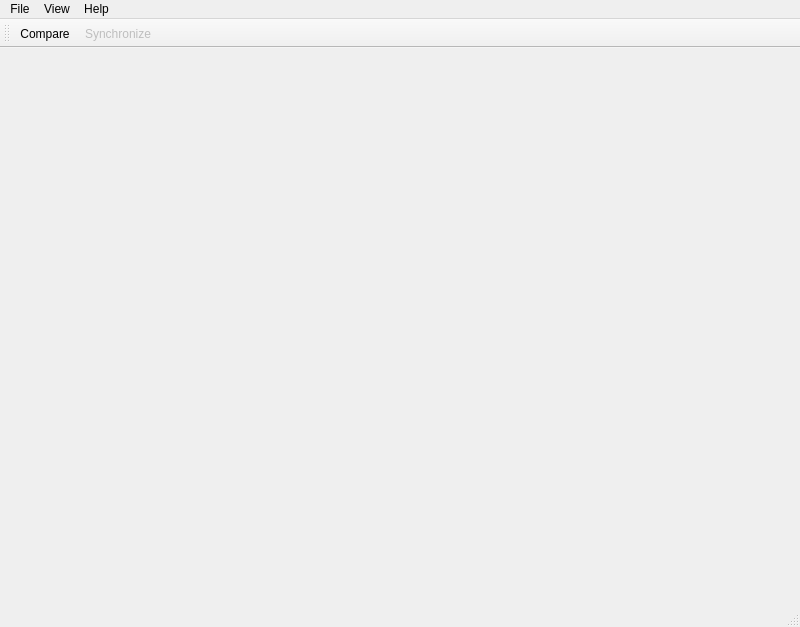
<?xml version="1.0" encoding="UTF-8"?>
<ui version="4.0">
 <class>MainWindow</class>
 <widget class="QMainWindow" name="MainWindow">
  <property name="geometry">
   <rect>
    <x>0</x>
    <y>0</y>
    <width>800</width>
    <height>625</height>
   </rect>
  </property>
  <property name="windowTitle">
   <string>LBSynchronizer</string>
  </property>
  <property name="unifiedTitleAndToolBarOnMac">
   <bool>true</bool>
  </property>
  <widget class="QWidget" name="centralwidget">
   <property name="minimumSize">
    <size>
     <width>800</width>
     <height>557</height>
    </size>
   </property>
  </widget>
  <widget class="QMenuBar" name="menubar">
   <property name="geometry">
    <rect>
     <x>0</x>
     <y>0</y>
     <width>800</width>
     <height>22</height>
    </rect>
   </property>
   <widget class="QMenu" name="menuFile">
    <property name="title">
     <string>File</string>
    </property>
    <addaction name="actionCompare"/>
    <addaction name="actionSynchronize"/>
   </widget>
   <widget class="QMenu" name="menuHelp">
    <property name="title">
     <string>Help</string>
    </property>
   </widget>
   <widget class="QMenu" name="menuView">
    <property name="title">
     <string>View</string>
    </property>
    <addaction name="actionAll_files"/>
    <addaction name="actionSynchronized"/>
    <addaction name="actionUnsynchronized"/>
    <addaction name="actionMissing"/>
    <addaction name="actionRenamed"/>
   </widget>
   <addaction name="menuFile"/>
   <addaction name="menuView"/>
   <addaction name="menuHelp"/>
  </widget>
  <widget class="QStatusBar" name="statusbar"/>
  <widget class="QToolBar" name="toolBar">
   <property name="windowTitle">
    <string>toolBar</string>
   </property>
   <attribute name="toolBarArea">
    <enum>TopToolBarArea</enum>
   </attribute>
   <attribute name="toolBarBreak">
    <bool>false</bool>
   </attribute>
   <addaction name="actionCompare"/>
   <addaction name="actionSynchronize"/>
  </widget>
  <action name="actionCompare">
   <property name="text">
    <string>Compare</string>
   </property>
  </action>
  <action name="actionSynchronize">
   <property name="enabled">
    <bool>false</bool>
   </property>
   <property name="text">
    <string>Synchronize</string>
   </property>
  </action>
  <action name="actionAll_files">
   <property name="checkable">
    <bool>true</bool>
   </property>
   <property name="checked">
    <bool>true</bool>
   </property>
   <property name="text">
    <string>All files</string>
   </property>
  </action>
  <action name="actionSynchronized">
   <property name="checkable">
    <bool>true</bool>
   </property>
   <property name="text">
    <string>Synchronized</string>
   </property>
  </action>
  <action name="actionUnsynchronized">
   <property name="checkable">
    <bool>true</bool>
   </property>
   <property name="text">
    <string>Unsynchronized</string>
   </property>
  </action>
  <action name="actionMissing">
   <property name="checkable">
    <bool>true</bool>
   </property>
   <property name="text">
    <string>Missing</string>
   </property>
  </action>
  <action name="actionRenamed">
   <property name="checkable">
    <bool>true</bool>
   </property>
   <property name="text">
    <string>Renamed</string>
   </property>
  </action>
 </widget>
 <resources/>
 <connections/>
</ui>
